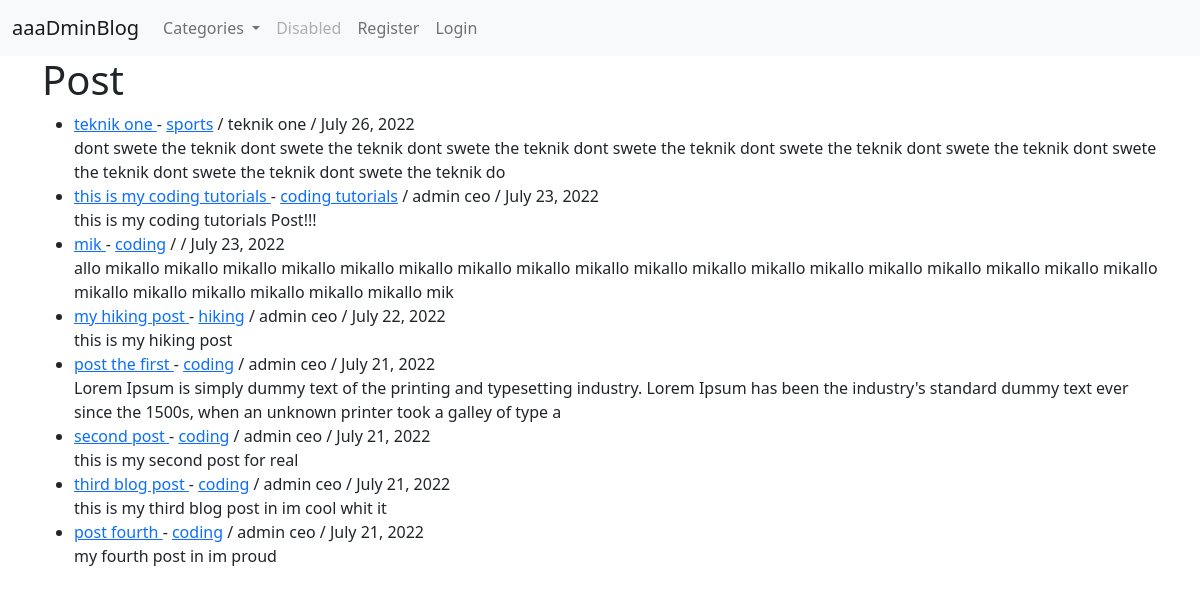
The page / on the database its author committed.
### blugz/models.py (models this page shows, shortened)
class Post(models.Model):
    title = models.CharField(max_length=255)
    title_tag = models.CharField(max_length=255)
    author = models.ForeignKey(User, on_delete=models.CASCADE)
    body = models.TextField()
    post_date = models.DateField(auto_now_add=True)
    category = models.CharField(max_length=255, default='coding')
    likes = models.ManyToManyField(User, related_name='blog_posts')

### blugz/views.py (the view)
# urls.py: path('', HomeView.as_view(), name="home"),
class HomeView(ListView):
    model = Post
    template_name = 'home.html'
    ordering = ['-post_date']
    def get_context_data(self, *args, **kwargs):
        cat_menu = Category.objects.all()
        context = super(HomeView, self).get_context_data(*args, **kwargs)
        context["cat_menu"] = cat_menu
        return context

### blugz/models.py (called while the page is built)
    def __str__(self):
        return self.name

### blugz/templates/home.html (shortened to what this page needs)
{% extends 'base.html' %}
{% block content %}
<h1>Post</h1>
<ul>
{% for post in object_list %}
  <li> <a href="{% url 'article-detail' post.pk %}">
     {{ post.title }} </a> -
    <a href="{% url 'category' post.category|slugify %}"> {{ post.category }}</a> /
     {{ post.author.first_name }}
     {{ post.author.last_name }} /
     {{ post.post_date }}  <br/>
     {{ post.body|slice:":200"|safe }} </li>
{% endfor %}
</ul>
{% endblock %}

### blugz/templates/base.html (shortened to what this page needs)
<!doctype html>
<html lang="en">
  <head>
    <link href="https://cdn.jsdelivr.net/npm/bootstrap@5.2.0-beta1/dist/css/bootstrap.min.css" rel="stylesheet">
  </head>
  <body>
<nav class="navbar navbar-expand-lg bg-light">
  <div class="container-fluid">
    <a class="navbar-brand" href="{% url 'home'%}">aaaDminBlog</a>
    <div class="collapse navbar-collapse" id="navbarSupportedContent">
      <ul class="navbar-nav me-auto mb-2 mb-lg-0">
      {% if cat_menu %}
       <li class="nav-item dropdown">
          <a class="nav-link dropdown-toggle" href="#" role="button" data-bs-toggle="dropdown" aria-expanded="false">
            Categories
          </a>
        </li>
        <li class="nav-item">
          <a class="nav-link disabled">Disabled</a>
        </li>
      {% else %}
        <li class="nav-item">
          <a class="nav-link" href="{% url 'category-list'%}">Categories</a>
        </li>
      {% endif %}
      {% if user.is_authenticated %}
        <li class="nav-item">
          <a class="nav-link" href="{% url 'add_post'%}">Add Post</a>
        </li>
        <li class="nav-item">
          <a class="nav-link" href="{% url 'add_category'%}">Add Category</a>
        </li>
        <li class="nav-item">
          <a class="nav-link" href="{% url 'logout'%}">Logout</a>
        </li>
      {% else %}
        <li class="nav-item">
          <a class="nav-link" href="{% url 'register'%}">Register</a>
        </li>
        <li class="nav-item">
          <a class="nav-link" href="{% url 'login'%}">Login</a>
        </li>
      {% endif %}
      </ul>
    </div>
  </div>
</nav>
<div class="container">
{% block content %}
{% endblock %}
</div>
  </body>
</html>

### rows shown on the page
Post: title "teknik one", category "sports", author.first_name "teknik", author.last_name "one", post_date "July 26, 2022", body "dont swete the teknik dont swete the teknik dont swete the teknik dont swete the teknik dont swete the teknik dont swete the teknik dont swete the teknik dont swete the teknik dont swete the teknik do"
Post: title "this is my coding tutorials", category "coding tutorials", author.first_name "admin", author.last_name "ceo", post_date "July 23, 2022", body "this is my coding tutorials Post!!!"
Post: title "mik", category "coding", post_date "July 23, 2022", body "allo mikallo mikallo mikallo mikallo mikallo mikallo mikallo mikallo mikallo mikallo mikallo mikallo mikallo mikallo mikallo mikallo mikallo mikallo mikallo mikallo mikallo mikallo mikallo mikallo mik"
Post: title "my hiking post", category "hiking", author.first_name "admin", author.last_name "ceo", post_date "July 22, 2022", body "this is my hiking post"
Post: title "post the first", category "coding", author.first_name "admin", author.last_name "ceo", post_date "July 21, 2022", body "Lorem Ipsum is simply dummy text of the printing and typesetting industry. Lorem Ipsum has been the industry's standard dummy text ever since the 1500s, when an unknown printer took a galley of type a"
Post: title "second post", category "coding", author.first_name "admin", author.last_name "ceo", post_date "July 21, 2022", body "this is my second post for real"
Post: title "third blog post", category "coding", author.first_name "admin", author.last_name "ceo", post_date "July 21, 2022", body "this is my third blog post in im cool whit it"
Post: title "post fourth", category "coding", author.first_name "admin", author.last_name "ceo", post_date "July 21, 2022", body "my fourth post in im proud"
